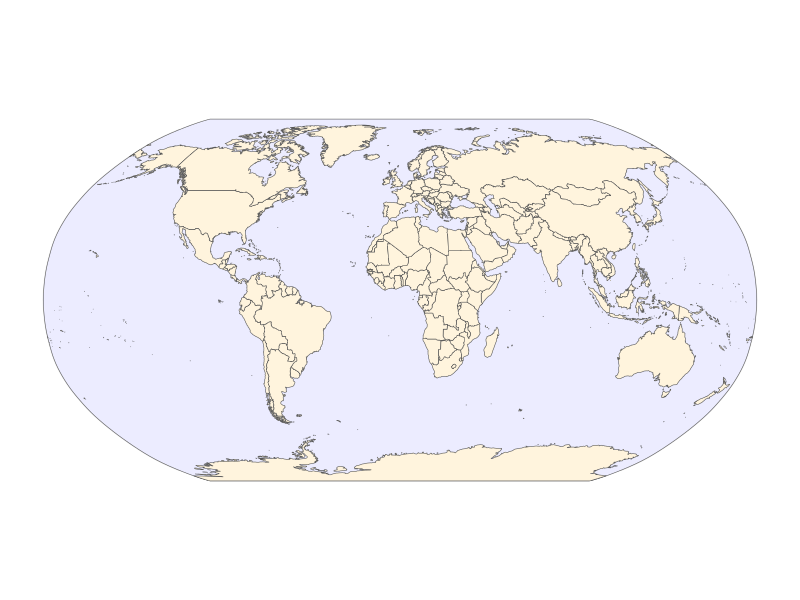

This chart was generated by the following R code:
## ---- chunk 1
#| echo: false
#| message: false

library(rnaturalearth) # natural earth data

library(ggplot2) # beautiful graphs & maps

library(dplyr) # data wrangling

library(sf) # simple (spatial) features

# library(patchwork) # stitch ggplots together

# options(rgl.useNULL = TRUE)

# library(rgl) # 3D plots

# library(car) # Companion to Applied Regression

## ---- chunk 2
#| echo: false
#| message: false
#| label: fig-globe

mapdata <- ne_countries(scale = "medium", # medium scale
                        returnclass = "sf") # as sf object

# CF https://stackoverflow.com/questions/75860459/change-ocean-color-in-robinson-projection-map

ocean <- st_polygon(list(cbind(c(seq(-180, 179, 
                                     len = 100), 
                                 rep(180, 100), 
                                 seq(179, -180, 
                                     len = 100),
                                 rep(-180, 100)),
                               c(rep(-90, 100), 
                                 seq(-89, 89, 
                                     len = 100),
                                 rep(90, 100), 
                                 seq(89, -90, 
                                     len = 100))))) |>
  st_sfc(crs = "WGS84") |>
  st_as_sf()

mymap <- ggplot(mapdata) + # the data I am mapping
  geom_sf(data = ocean, fill = "#ECECFF") +
  geom_sf(fill = "#FFF4DD") + # the geometry I am using
  theme_minimal() +
  theme(axis.text.x = element_blank())

mymap + coord_sf(crs="+proj=robin") # Robinson projection
